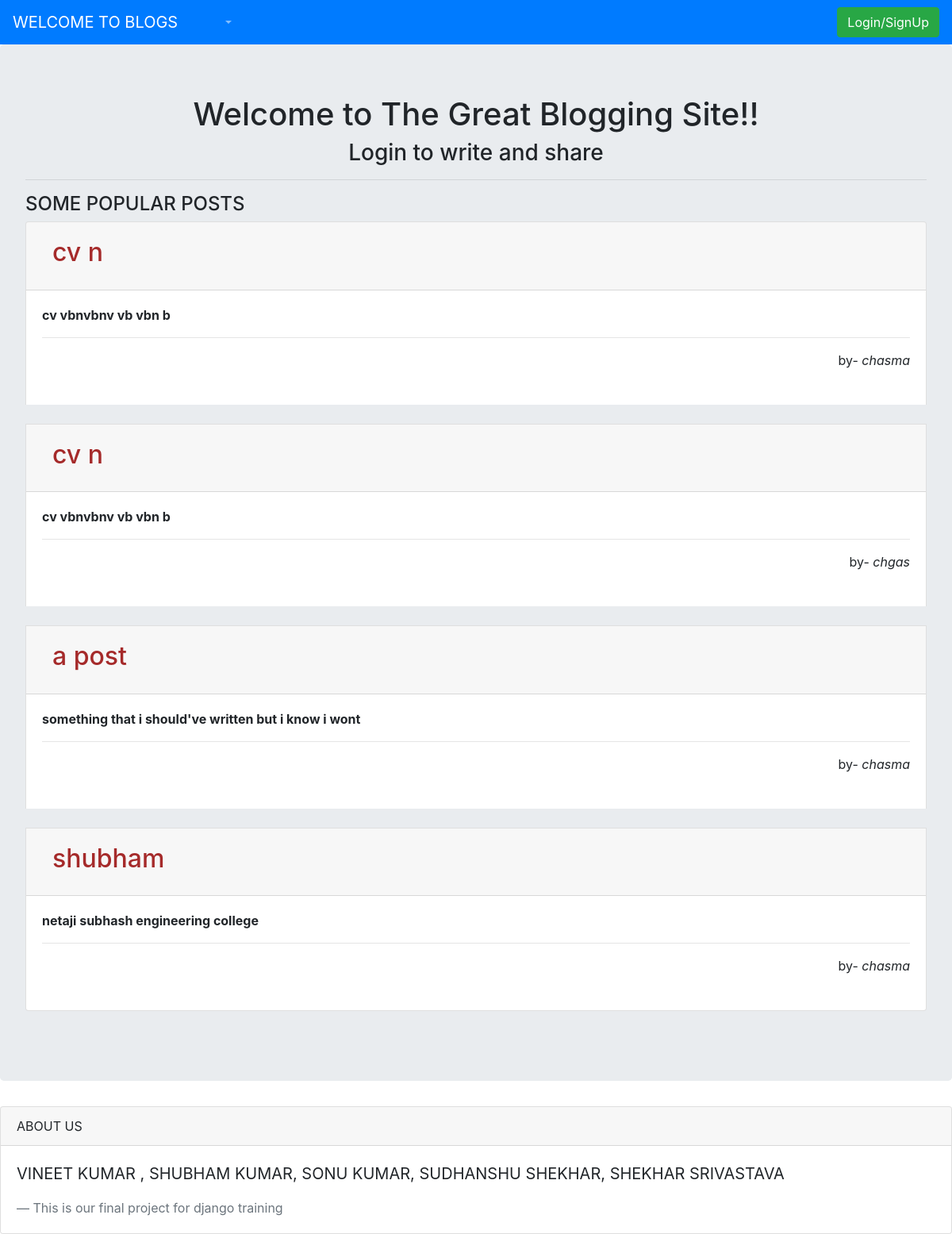
The page / on the database its author committed.
### djangoapp/models.py (models this page shows)
class posts(models.Model):
	user = models.TextField(max_length = 500, blank = True)
	post = models.TextField(max_length = 500, blank = True)
	head = models.CharField(max_length = 30)
	date = models.CharField(max_length = 30)

### djangoapp/views.py (the view)
# urls.py: path('',views.homepage),
def homepage(request):
	data=[]
	try:
		for d in posts.objects.all():
			data.append(d)
			shuffle(data)
	except: pass
	if len(data)>10:
		data = data[:10]
	return render(request,'index.html',{'title':'django training','opost':data})

### djangoapp/templates/index.html (shortened to what this page needs)
{% extends 'base.html' %}
{% block content %}
<head>
	<link rel="stylesheet" href="https://stackpath.bootstrapcdn.com/bootstrap/4.4.1/css/bootstrap.min.css">
</head>
<body>
<div class="jumbotron">
	<h1 style="text-align: center;">Welcome to The Great Blogging Site!!</h1>
	<h3 style="text-align: center;">Login to write and share</h3>
	<hr><h4>SOME POPULAR POSTS</h4>
	<div class="accordion" id="accordionExample">
		{% for d in opost %}
		<div class="card">
			<div class="card-header" id="headingOne {{d.head}}">
			  <h2 class="mb-0">
				<button style="color: brown;" class="btn" type="button" data-toggle="collapse" data-target="#collapseOne" aria-expanded="true" aria-controls="collapseOne">
				  <h2 style="text-decoration: none;">{{d.head}}</h2>
				  </button>
			  </h2>
			</div>
			<div id="collapseOne" class="collapse show" aria-labelledby="headingOne" data-parent="#accordionExample">
			  <div class="card-body">
				<b>{{d.post}}</b> <br><hr>
				<div style="text-align: right;"> by- <i>{{d.user}} </i></div>
				<br>
			  </div>
			</div>
		  </div>
		  <br>
		{% endfor %}
		</div>
</div>
{% endblock %}

### djangoapp/templates/base.html (shortened to what this page needs)
<!DOCTYPE html>
<html>
<head>
	<link rel="stylesheet" href="https://stackpath.bootstrapcdn.com/bootstrap/4.4.1/css/bootstrap.min.css">
</head>
<body>
<nav class="navbar navbar-expand-lg navbar-dark bg-primary">
    <a class="navbar-brand" href="#">WELCOME TO BLOGS</a>
    <div class="collapse navbar-collapse" id="navbarSupportedContent">
      <ul class="navbar-nav mr-auto">
        <li class="nav-item active">
          <a class="nav-link" href="#"> <span class="sr-only">(current)</span></a>
        </li>
        <li class="nav-item">
          <a class="nav-link" href="#"></a>
        </li>
        <li class="nav-item dropdown">
          <a class="nav-link dropdown-toggle" href="#" id="navbarDropdown" role="button" data-toggle="dropdown" aria-haspopup="true" aria-expanded="false">
          </a>
        </li>
        <li class="nav-item">
          <a class="nav-link disabled" href="#" tabindex="-1" aria-disabled="true"></a>
        </li>
      </ul>
      <form class="form-inline my-2 my-lg-0" action="/login/">
        <button class="btn btn-success my-2 my-sm-0" type="submit">Login/SignUp</button>
      </form>
    </div>
  </nav>
{% block content %}{% endblock %}
<footer>
	<div class="card" style="background-color: rgba(255, 254, 254, 0.308);">
	  <div class="card-header">
		ABOUT US
	  </div>
	  <div class="card-body">
		<blockquote class="blockquote mb-0">
		  <p>VINEET KUMAR , SHUBHAM KUMAR, SONU KUMAR, SUDHANSHU SHEKHAR, SHEKHAR SRIVASTAVA
		  </p>
		  <footer class="blockquote-footer">This is our final project for django training <cite title="Source Title"></cite></footer>
		</blockquote>
	  </div>
	</div>
	</footer>
</body>
</html>

### rows shown on the page
posts: head "cv n", post "cv vbnvbnv vb vbn b", user "chasma"
posts: head "cv n", post "cv vbnvbnv vb vbn b", user "chgas"
posts: head "a post", post "something that i should've written but i know i wont", user "chasma"
posts: head "shubham", post "netaji subhash engineering college", user "chasma"
